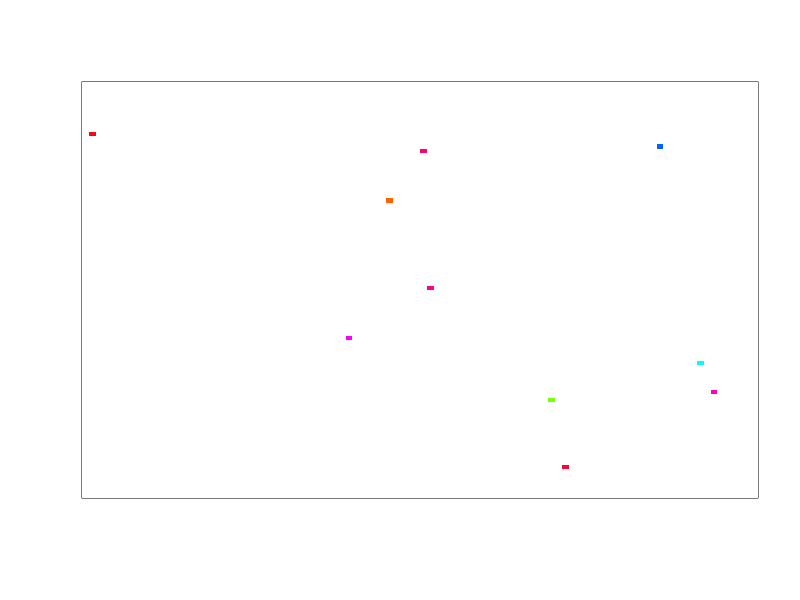

The R script that drew this image: (Note: this script raises an error after producing the figure.)
library('parallel')
library('plyr')
#library('animation')
#suppressMessages(library("sna"))
dim <- 100
seeds = 10
num <-  dim^2
mxd = (num/seeds)	
freqrep = 1
probns = 0.5
rl = rainbow(seeds+round(dim/freqrep))
rl = sample(rl)
#print(rl)
paso <- function(pos)
{
    fila <- floor((pos - 1) / dim) + 1
    columna <- ((pos - 1) %% dim) + 1
    rs = actual[fila,columna]    
    if(rs==0)
    {
        vecindad <-  actual[max(fila - 1, 1) : min(fila + 1, dim),
                        max(columna - 1, 1): min(columna + 1, dim)]
    	#sel = vecindad[vecindad>0]
	sel =  vecindad[!duplicated(vecindad)]
    	if(length(sel)>0)
    	{
	    selv = sum(seq(1/(length(sel)+1),1,1/(length(sel)+1)) >runif(1))
	    if(selv>0 && selv<=length(sel))
	    {
		rs = sel[selv]
	    }
	    else
	    {
	        rs = 0
	    }
    	}
    }
    return(rs)
}

rotate = function(x) t(apply(x, 2, rev))


#vs = data.frame()
actual <- matrix(rep(0,num), nrow=dim, ncol=dim)
seedl = sample(1:num, seeds)
sv = 0
for(s in seedl)
{
    sv = sv + 1
#    fil = floor((s - 1) / dim) + 1
#    col = ((s - 1) %% dim) + 1
    actual[s] = sv
#    vs = rbind(vs,c(sv,c(fil,col)))
}
#print(actual)

png("pm2_t000.png")
#plot.sociomatrix(actual, diaglab=FALSE, main="Inicio",col=rainbow(seeds))
image(rotate(actual), col=c("#FFFFFFFF",rl[1:seeds]), xaxt='n', yaxt='n')
graphics.off()
 
cluster <- makeCluster(detectCores() - 1)
clusterExport(cluster, "dim")
clusterExport(cluster, "paso")
clusterExport(cluster, "duplicated")
 
for (iteracion in 1:mxd) {

    if(iteracion%%freqrep==0 && runif(1) < probns)
    {
	zl = which(actual==0)
	ns = sample(zl,1)
	#print(zl)
	seeds = seeds +1
	#rl = rbind(rl, rainbow(seeds)[1])
	actual[ns] = seeds
    }


    clusterExport(cluster, "actual")
    siguiente <- parSapply(cluster, 1:num, paso)    
    actual <- matrix(siguiente, nrow=dim, ncol=dim, byrow=TRUE)
    #print(actual)
    salida = paste("pm2_t", sprintf("%03d",iteracion), ".png", sep="")
    tiempo = paste("Paso", iteracion)
    if (all(siguiente>0)) { # todos murieron
        print("Ya no queda nadie vivo.")
	png(salida)
	#plot.sociomatrix(actual, diaglab=FALSE, main=tiempo)
	image(rotate(actual), col=rl[1:seeds], xaxt='n', yaxt='n')
	graphics.off()
        break;
    }
    png(salida)
    #plot.sociomatrix(actual, diaglab=FALSE, main=tiempo)
    image(rotate(actual), col=c("#FFFFFFFF",rl[1:seeds]), xaxt='n', yaxt='n')
    graphics.off()
}
#edg = actual[!duplicated(actual[1,])]
#edg =c(edg, actual[!duplicated(actual[dim,])])
#edg =c(edg, actual[!duplicated(actual[,1])])
#edg =c(edg, actual[!duplicated(actual[,dim])])
#edg = edg[!duplicated(edg)]

vcr = count(unlist(actual))
vc = vcr$freq
names(vc) = vcr$x


#edgl = vc[!edg]
#names(edgl) = vcr$x[!edg]

png("DistribucionTamaniosTE2.png" )
barplot(vc, ylim=c(0,((num/seeds)*seeds**0.5)), col=rl, main="Distribuciones de Tamaños" )
graphics.off()
#png("DistribucionTamaniosNO.png" )
#barplot(edg, ylim=c(0,((num/seeds)*seeds**0.5)), main="Distribuciones de Tamaños SO" )
#graphics.off()

stopCluster(cluster)
